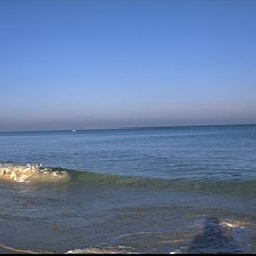
#> input picture images/dt_and_rf/4scenes/coast_art1130.jpg, 256 x 256 px; its folder holds only this picture in this run
$ jupyter execute --allow-errors 3_dtree.ipynb   (older library calls are emulated)
#> lines starting #> are read from the running program, lines starting #| are printed output that depends on the picture
#> in get_split, image is the input picture: shape (256, 256, 3); mean B, G, R 162.1, 123.5, 99.9
# Decision Trees
- The idea behind DTree is to break classification down into a set of choices about each entry in our feature vector.
- We can actually visualize and interpret the choice a tree is making and follow the path it is taking from the root to a leaf.
- Refer Andrew NG DTree explanation.
- The first step in constructing a decision tree is to decide which feature is split on to form the rest of the tree. In this step, all we are doing is forming the root of the tree.
- To decide which feature to split on, we try every feature (i.e. column) and measure which split gives us the most “information” — this is called our most informative split. The most informative split is dictated by which algorithm we are using to construct the tree but is normally information gain or the Gini ratio/coefficient.
- We repeat the process of finding the most informative split, split on said that feature, and continue down the tree. This process is repeated until we can classify all instances correctly.
***

# Random Forests (Rf)
- By constructing multiple decision trees and injecting a little bit of randomness, we can actually improve our classification accuracy.
- Rf are a type of ensemble classification method- instead of using only one classifer we use multiple classifiers that are aggregated into one big meta-classifier
- Each decision tree “votes” on what it thinks the final classification is. These votes are tabulated by the meta-classifier, and the category with the most votes is chosen as the final classification.
- **Jensen's Inequality**: we can be assured that the average of all models will perform no worse than selecting any single model at random
- **Bootstrapping: inject a little randomness**: Rf classifiers train each DTree on a bootstrap sample from original training data.
    - Basically means sampling with replacement D times from our training data.
    - Normally, D is equal to number of data points in training set.
    - Sample with replacement a total of D times, implies that some feature vectors will be included multiple times and other feature vectors will not be included at all. Applying this type of sampling scheme obtains near-optimal performance in most cases.
- **Randomness in node splits**:
    - Random selection at individual feature level.
    - For each decision block in the tree, the node split function only has a portion of the total number of features to work with.
    - Number of randomly selected features(without replacement) is either $\sqrt(\#features)$ or $log(\#features)$
    - Say for example, we have 10-d feature vector. At each decision node, we select individual features that node split function is going to use to determine the most optimal split. So, we randomly sample $\sqrt(10)\approx4$ features.
    - Bootstrapping followed by allowing only subset of features to be used at each node in tree allows use to avoid overfitting.
- **Aggregating votes**:
    - Aggregating a set of decision trees constructed from bootstrapped samples yields a random forest.
    - Each tree can therefore produce two types of outputs: either a vote indicating that the tree believes the input feature vector belongs to a given class, or a probability distribution for each class label. The votes/probability distributions are then aggregated by the meta-ensemble, and the final classification is obtained.

***
# Classify scenes
- We have N images of four scenes including: coasts, forests, highways, and streets.
- Extract features from these images and construct a decision tree classifier that can recognize and discriminate amongst these four classes
- Extract both color and texture features together inside a single feature vector.

[cell 1]
import sys
sys.path.append("../../")

[cell 2]
from sklearn.metrics import classification_report
from sklearn.ensemble import RandomForestClassifier
from sklearn.tree import DecisionTreeClassifier
from imutils import paths
import numpy as np
import argparse
import mahotas
import cv2
import sklearn
from sklearn.model_selection import train_test_split
from matplotlib import pyplot as plt
from cv_imshow import create_subplot

[cell 3]
def describe(image):
    #extract mean and stddev for each channel of image in hsv color space.
    (means, stds) = cv2.meanStdDev(cv2.cvtColor(image, cv2.COLOR_BGR2HSV))
#> means = [105.5, 94.59, 163]; stds = [17.34, 36.73, 49.52]
    colorStats = np.concatenate([means, stds]).flatten()
#> colorStats = [105.5, 94.59, 163, 17.34, 36.73, 49.52]

    #extract haralick texture features
    gray = cv2.cvtColor(image, cv2.COLOR_BGR2GRAY)
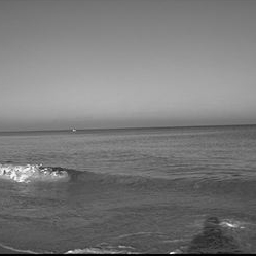
#> gray: shape (256, 256); min 0, max 253, mean 120.8
    haralick = mahotas.features.haralick(gray).mean(axis=0)

    return np.hstack([colorStats, haralick])

[cell 4]
args = {
    "dataset":"../../images/dt_and_rf/4scenes/",
    "forest":-1
}

[cell 5]
def get_split():
    imagePaths = sorted(paths.list_images(args["dataset"]))
    labels = []
    data = []

    for imagePath in imagePaths:
        label = imagePath[imagePath.rfind("/")+1:].split("_")[0]
        image = cv2.imread(imagePath)

        features = describe(image)
        labels.append(label)
        data.append(features)

    (trainData, testData, trainLabels, testLabels) = train_test_split(np.array(data), np.array(labels),
                                                                      test_size=0.25,random_state=42)

    return (trainData, testData, trainLabels, testLabels)

[cell 6]
def model_fit(isForest=False):

    model = DecisionTreeClassifier(random_state=84)

    # check to see if a Random Forest should be used instead
    if isForest:
        model = RandomForestClassifier(n_estimators=20, random_state=42)

    return model

[cell 7]
# train the decision tree
print("[INFO] training model...")
model = model_fit()
#> (the rest of this cell did not finish here and is left out)

[cell 8]
print("[INFO] evaluating...")
#> (the rest of this cell did not finish here and is left out)

[cell 9]
fig = plt.figure(figsize=(15,20))
rows = 4
columns = 3
j = 1
imagePaths = sorted(paths.list_images(args["dataset"]))
#> (the rest of this cell did not finish here and is left out)

[cell 10]
# train the decision tree
print("[INFO] training model...")
model = model_fit(isForest=True)

$ run again, on images/dt_and_rf/4scenes/coast_land296.jpg
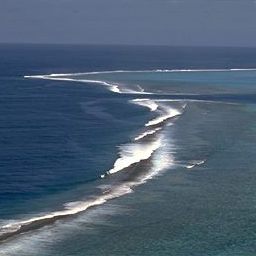
#> input picture images/dt_and_rf/4scenes/coast_land296.jpg, 256 x 256 px
#> in get_split, image is the input picture: shape (256, 256, 3); mean B, G, R 115.6, 95.7, 77.3
#> means = [103.9, 91.9, 115.8]; stds = [15.83, 42.36, 30.43]
#> colorStats = [103.9, 91.9, 115.8, 15.83, 42.36, 30.43]
#> in describe, `gray = cv2.cvtColor(image, cv2.COLOR_BGR2GRAY)`:
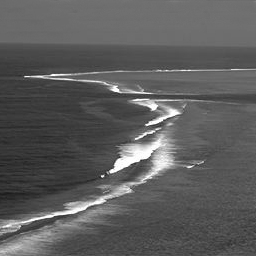
#> gray: shape (256, 256); min 27, max 255, mean 92.5

$ run again, on images/dt_and_rf/4scenes/coast_n203071.jpg
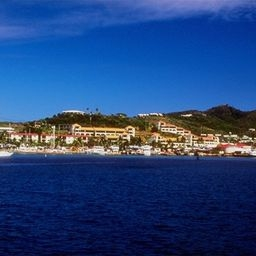
#> input picture images/dt_and_rf/4scenes/coast_n203071.jpg, 256 x 256 px
#> in get_split, image is the input picture: shape (256, 256, 3); mean B, G, R 124.7, 68.8, 36.2
#> means = [96.49, 203.8, 131.9]; stds = [33.51, 54.26, 56.96]
#> colorStats = [96.49, 203.8, 131.9, 33.51, 54.26, 56.96]
#> in describe, `gray = cv2.cvtColor(image, cv2.COLOR_BGR2GRAY)`:
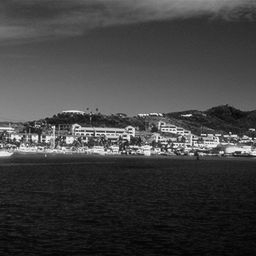
#> gray: shape (256, 256); min 3, max 251, mean 65.4

$ run again, on images/dt_and_rf/4scenes/coast_n243061.jpg
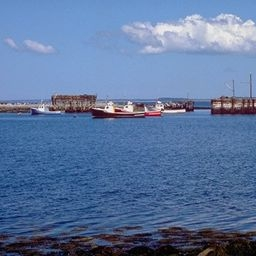
#> input picture images/dt_and_rf/4scenes/coast_n243061.jpg, 256 x 256 px
#> in get_split, image is the input picture: shape (256, 256, 3); mean B, G, R 158.4, 118.2, 92.5
#> means = [108.9, 114, 159.5]; stds = [22.41, 39.11, 49.17]
#> colorStats = [108.9, 114, 159.5, 22.41, 39.11, 49.17]
#> in describe, `gray = cv2.cvtColor(image, cv2.COLOR_BGR2GRAY)`:
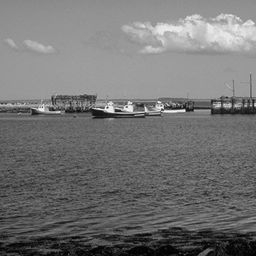
#> gray: shape (256, 256); min 0, max 249, mean 115.1

$ run again, on images/dt_and_rf/4scenes/coast_cdmc821.jpg
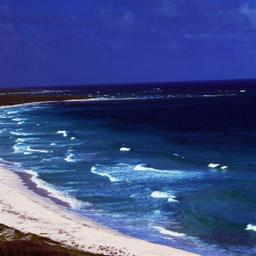
#> input picture images/dt_and_rf/4scenes/coast_cdmc821.jpg, 256 x 256 px
#> in get_split, image is the input picture: shape (256, 256, 3); mean B, G, R 132.8, 76.1, 60.4
#> means = [105.5, 159.8, 134.9]; stds = [32.11, 56.27, 51.97]
#> colorStats = [105.5, 159.8, 134.9, 32.11, 56.27, 51.97]
#> in describe, `gray = cv2.cvtColor(image, cv2.COLOR_BGR2GRAY)`:
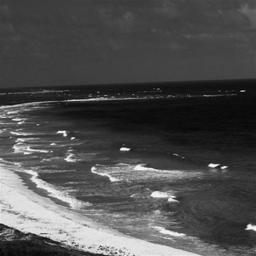
#> gray: shape (256, 256); min 4, max 251, mean 77.9
